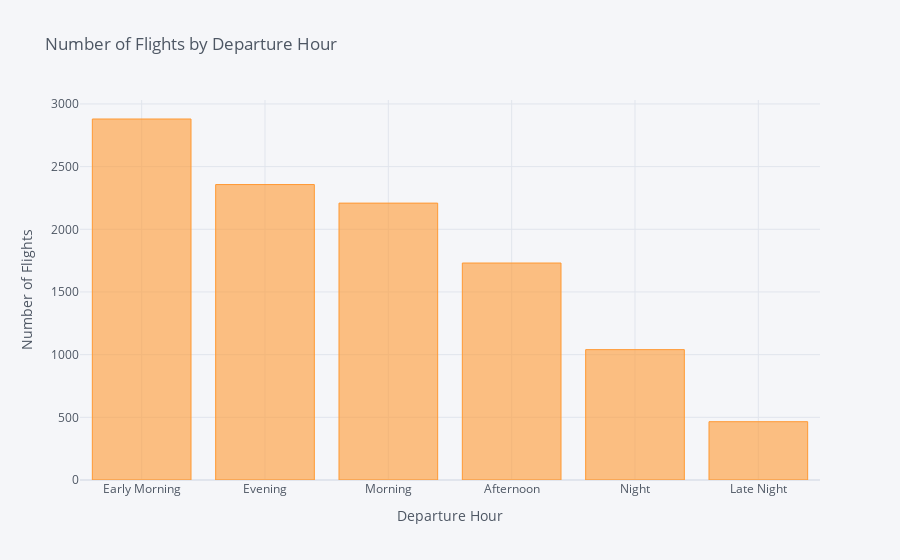

Notebook code cell kept with this figure:
### Code cell
data['Dep_Time_Hour'].apply(flight_dep_time).value_counts().iplot(
    kind='bar',
    xTitle='Departure Hour',
    yTitle='Number of Flights',
    title='Number of Flights by Departure Hour'
)

### Figure 1 — Plotly figure (JSON) as saved in the notebook; plotly's stock layout.template omitted (floating-point values rounded to 4 significant figures)
{"data": [{"marker": {"color": "rgba(255, 153, 51, 0.6)", "line": {"color": "rgba(255, 153, 51, 1.0)", "width": 1}}, "name": "count", "orientation": "v", "text": "", "type": "bar", "x": ["Early Morning", "Evening", "Morning", "Afternoon", "Night", "Late Night"], "y": [2880, 2357, 2209, 1731, 1040, 465]}], "layout": {"autosize": true, "legend": {"bgcolor": "#F5F6F9", "font": {"color": "#4D5663"}}, "paper_bgcolor": "#F5F6F9", "plot_bgcolor": "#F5F6F9", "title": {"font": {"color": "#4D5663"}, "text": "Number of Flights by Departure Hour"}, "xaxis": {"autorange": true, "gridcolor": "#E1E5ED", "range": [-0.5, 5.5], "showgrid": true, "tickfont": {"color": "#4D5663"}, "title": {"font": {"color": "#4D5663"}, "text": "Departure Hour"}, "type": "category", "zerolinecolor": "#E1E5ED"}, "yaxis": {"autorange": true, "gridcolor": "#E1E5ED", "range": [0, 3032.0], "showgrid": true, "tickfont": {"color": "#4D5663"}, "title": {"font": {"color": "#4D5663"}, "text": "Number of Flights"}, "type": "linear", "zerolinecolor": "#E1E5ED"}}}
